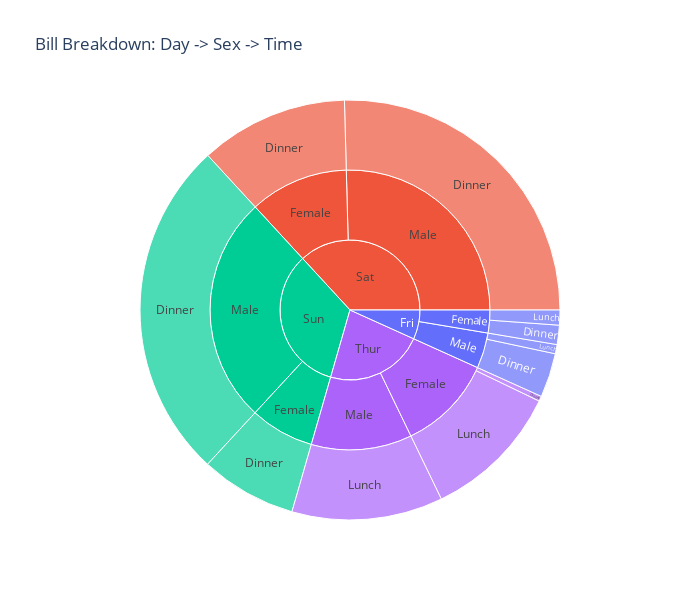

Write notebook code for a chart like this one.
### Markdown cell above
## Sunburst

### Code cell
fig = px.sunburst(
    df,
    path=['day', 'sex', 'time'], # Defines the hierarchy: Day is the outer ring, then Sex, then Time
    values='total_bill',        # The value used for the size of each wedge
    color='day',                # Colors the wedges based on the first level ('day')
    title='Bill Breakdown: Day -> Sex -> Time',
    height=600, width=700
)
fig.show()

### Figure 1 — Plotly figure (JSON) as saved in the notebook; plotly's stock layout.template omitted (floating-point values rounded to 4 significant figures)
{"data": [{"branchvalues": "total", "customdata": [["Fri"], ["Fri"], ["Fri"], ["Fri"], ["Fri"], ["Fri"], ["Fri"], ["Sat"], ["Sat"], ["Sat"], ["Sat"], ["Sat"], ["Sun"], ["Sun"], ["Sun"], ["Sun"], ["Sun"], ["Thur"], ["Thur"], ["Thur"], ["Thur"], ["Thur"], ["Thur"]], "domain": {"x": [0, 1], "y": [0, 1]}, "hovertemplate": "labels=%{label}<br>total_bill=%{value}<br>parent=%{parent}<br>id=%{id}<br>day=%{customdata[0]}<extra></extra>", "ids": ["Fri", "Fri/Female", "Fri/Male/Dinner", "Fri/Female/Dinner", "Fri/Male/Lunch", "Fri/Female/Lunch", "Fri/Male", "Sat", "Sat/Male/Dinner", "Sat/Female/Dinner", "Sat/Female", "Sat/Male", "Sun", "Sun/Female/Dinner", "Sun/Male/Dinner", "Sun/Male", "Sun/Female", "Thur", "Thur/Male", "Thur/Female", "Thur/Female/Dinner", "Thur/Female/Lunch", "Thur/Male/Lunch"], "labels": ["Fri", "Female", "Dinner", "Dinner", "Lunch", "Lunch", "Male", "Sat", "Dinner", "Dinner", "Female", "Male", "Sun", "Dinner", "Dinner", "Male", "Female", "Thur", "Male", "Female", "Dinner", "Lunch", "Lunch"], "marker": {"colors": ["#636efa", "#636efa", "#636efa", "#636efa", "#636efa", "#636efa", "#636efa", "#EF553B", "#EF553B", "#EF553B", "#EF553B", "#EF553B", "#00cc96", "#00cc96", "#00cc96", "#00cc96", "#00cc96", "#ab63fa", "#ab63fa", "#ab63fa", "#ab63fa", "#ab63fa", "#ab63fa"]}, "name": "", "parents": ["", "Fri", "Fri/Male", "Fri/Female", "Fri/Male", "Fri/Female", "Fri", "", "Sat/Male", "Sat/Female", "Sat", "Sat", "", "Sun/Female", "Sun/Male", "Sun", "Sun", "", "Thur", "Thur", "Thur/Female", "Thur/Female", "Thur/Male"], "type": "sunburst", "values": [325.9, 127.3, 164.4, 71.55, 34.16, 55.76, 198.6, 1778.0, 1227.0, 551.0, 551.0, 1227.0, 1627.0, 357.7, 1269.0, 1269.0, 357.7, 1096.0, 561.4, 534.9, 18.78, 516.1, 561.4]}], "layout": {"height": 600, "legend": {"tracegroupgap": 0}, "title": {"text": "Bill Breakdown: Day -> Sex -> Time"}, "width": 700}}
